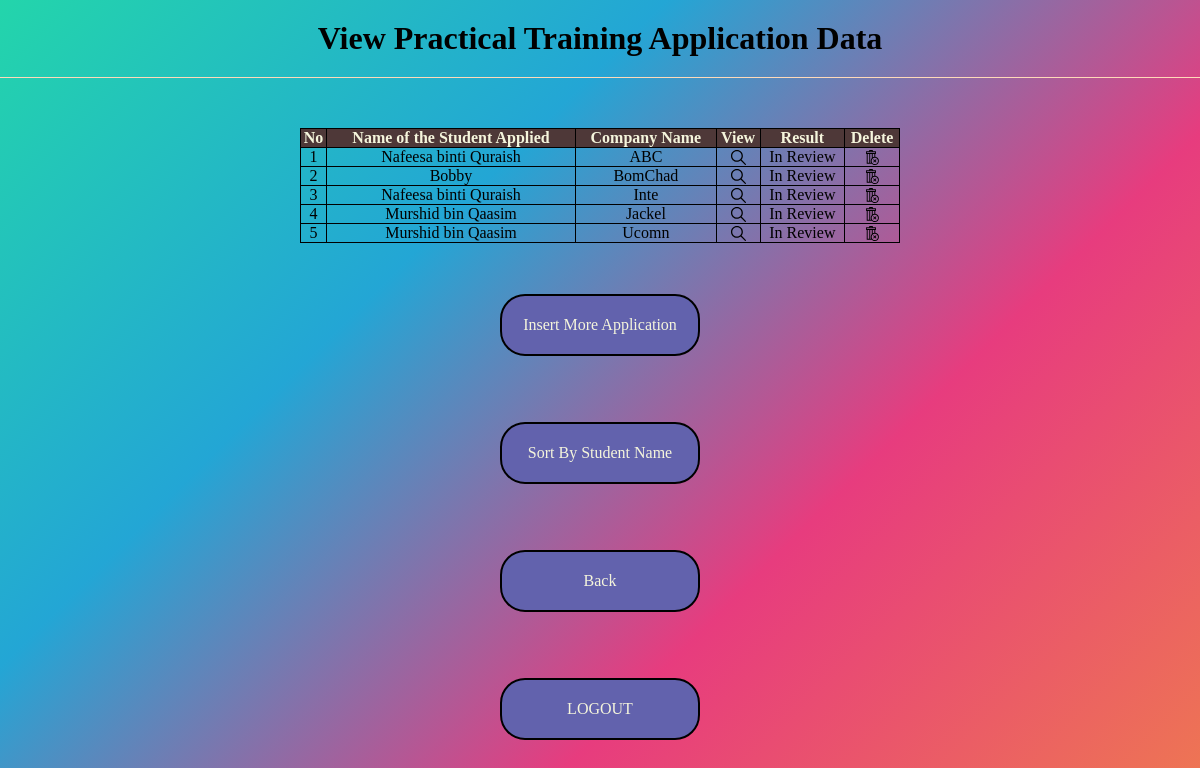
Page /view_practical_training_application_companynamesorted.php (signed in) on the committed database.
### tables this page shows
CREATE TABLE `practicaltrainingapplication` (
  `application_id` int(6) UNSIGNED NOT NULL,
  `company_name` varchar(30) NOT NULL,
  `company_address` varchar(100) NOT NULL,
  `company_phone` varchar(20) NOT NULL,
  `company_email` varchar(30) NOT NULL,
  `training_startdate` date NOT NULL,
  `training_enddate` date NOT NULL,
  `application_result` varchar(10) NOT NULL DEFAULT 'In Review',
  `stud_matric_no` varchar(10) NOT NULL
);

CREATE TABLE `student` (
  `stud_matric_no` varchar(10) NOT NULL,
  `stud_ic` varchar(20) NOT NULL,
  `stud_name` varchar(50) NOT NULL,
  `stud_address` varchar(100) NOT NULL,
  `stud_phone` varchar(20) NOT NULL,
  `stud_email` varchar(30) NOT NULL,
  `stud_username` varchar(20) NOT NULL
);

### view_practical_training_application_companynamesorted.php (the view, shortened to what this page needs)
	<html>
	<head>
        <link rel="stylesheet" href="style1.css">
	</head>
	<body>
    <div class="main">
	<h1 class="title">View Practical Training Application Data</h1>
    </div>
		<?php
	     require("config.php");
	     if ($_SESSION["LEVEL"] != 3)
		 {
			$sql = "SELECT * FROM practicalTrainingApplication ORDER BY company_name";
		 }
		 else
		 {
			$stud_matric = $_SESSION['LOGIN_STUDENT'];
			$sql = "SELECT * FROM practicalTrainingApplication WHERE stud_matric_no='$stud_matric' ORDER BY company_name ";
		 }
		 $result = mysqli_query($conn, $sql);
		 if (mysqli_num_rows($result) > 0) { ?>
		<table width="600">
        <thead>
		<tr>
		<th>No</th>
		<th>Name of the Student Applied</th>
		<th>Company Name</th>
		<?php if ($_SESSION["LEVEL"] == 1) {?>
		<th>View</th>
		<th>Result</th>
		<th>Delete</th>
		<?php
		} else if ($_SESSION["LEVEL"] == 2) {?>
		<th>View</th>
		<th>Result</th>
		<th colspan = "2"><strong>Action</th>
		<?php
		} else if ($_SESSION["LEVEL"] == 3) {?>
		<th>View</th>
		<th>Result</th>
		<th>Delete</th>
		<?php } ?>
		</tr>
        </thead>
		<?php
        $num = 1;
		while($rows = mysqli_fetch_assoc($result)) {
		?>
	     <tr id="test">
			<td><?php echo $num; ?></td>
			<td>
				<?php
					$stud_matric_no = $rows['stud_matric_no'];
					$sql = "SELECT stud_name FROM student WHERE stud_matric_no = '$stud_matric_no'";
					$query = mysqli_query($conn, $sql);
					$stud_result = mysqli_fetch_assoc($query);
					echo $stud_result['stud_name'];
				?>
			</td>
			<td><?php echo $rows['company_name']; ?></td>
			<td align="center"> <a href="view_practical_training_application_info.php?id=<?php echo $rows['application_id']; ?>"><img src ='Icons/search.svg' width = "15px"></a></a> </td>
			<td align="center"> <?php echo $rows['application_result']; ?> </td>
			<?php if ($_SESSION["LEVEL"] == 1) { ?>
			<td align="center"> <a href="delete_practical_training_application.php?id=<?php echo $rows['application_id']; ?>"  onclick="return confirm('Are you sure you want to delete this application?');"><img src = 'Icons/delete.svg' width = '15px'></a> </td>
			<?php
			} else if ($_SESSION["LEVEL"] == 2) { ?>
			<td align="center"> <a href="update_practical_training_application_status.php?id=<?php echo $rows['application_id'];?>&status=Accepted&from=list" onclick="return confirm('Are you sure you want to accept this application?');"><img src = 'Icons/accept.svg' width = "15px" style = "color: green"></a> </td>
			<td align="center"> <a href="update_practical_training_application_status.php?id=<?php echo $rows['application_id'];?>&status=Rejected&from=list" onclick="return confirm('Are you sure you want to reject this application?');"><img src = 'Icons/reject.svg' width = "15px"></a> </td>
			<?php } else { ?> <td align="center">
			<?php if ($rows['application_result'] == "In Review") { ?>
				 <a href="delete_practical_training_application.php?id=<?php echo $rows['application_id']; ?>" onclick="return confirm('Are you sure you want to delete this application?');"><img src = 'Icons/delete.svg' width = '15px'></a>
			<?php } } ?>
		</tr>
        <?php $num++; ?>
	<?php }
			}
		else {
			echo "<h3>There are no records to show</h3>";
			}
	   ?>
	    </table>
        <div class="main">
<?php
	if ($_SESSION["LEVEL"] != 2) {?>
	<br/><br/>
	<a href="practical_training_application_form.php">
		Insert More Application
	</a><?php } ?>
	<br/><br/>
	<a href="view_practical_training_application.php">
		Sort By Student Name
	</a>
	<br/><br/>
	<a href="main.php">
		Back
	</a>
	<br/><br/>
	<a href="logout.php" onclick="return confirm('Are you sure you want to logout?')">LOGOUT</a>
    </div>

### style1.css (style rules this page uses)
* { margin: 0; padding: 0; box-sizing: border-box; font-family: Georgia (serif); }
body { margin: 0; padding: 0; background: linear-gradient(-45deg, #ee7752, #e73c7e, #23a6d5, #23d5ab); min-height: 100vh; height: auto; }
.main .title { text-align: center; padding: 20px; border-bottom: 1px solid peachpuff; margin-bottom: 50px; }
.main a { text-decoration: none; text-align: center; color: beige; background-color: rgb(98, 98, 173); width: 200px; padding: 20px; margin: 15px auto; border: 2px solid black; border-radius: 25px; display: flex; justify-content: center; }
table { border-collapse: collapse; text-align: center; margin: auto; margin-top: 10px; }
th, td { border: 1px solid black; }
thead { background-color: rgb(78, 56, 56); color: beige; }
table a { text-decoration: none; color: rgb(199, 199, 45); }

### rows in the picture
practicaltrainingapplication: stud_matric_no.stud_name "Nafeesa binti Quraish", company_name "ABC", application_result "In Review"
practicaltrainingapplication: stud_matric_no.stud_name "Bobby", company_name "BomChad", application_result "In Review"
practicaltrainingapplication: stud_matric_no.stud_name "Nafeesa binti Quraish", company_name "Inte", application_result "In Review"
practicaltrainingapplication: stud_matric_no.stud_name "Murshid bin Qaasim", company_name "Jackel", application_result "In Review"
practicaltrainingapplication: stud_matric_no.stud_name "Murshid bin Qaasim", company_name "Ucomn", application_result "In Review"
